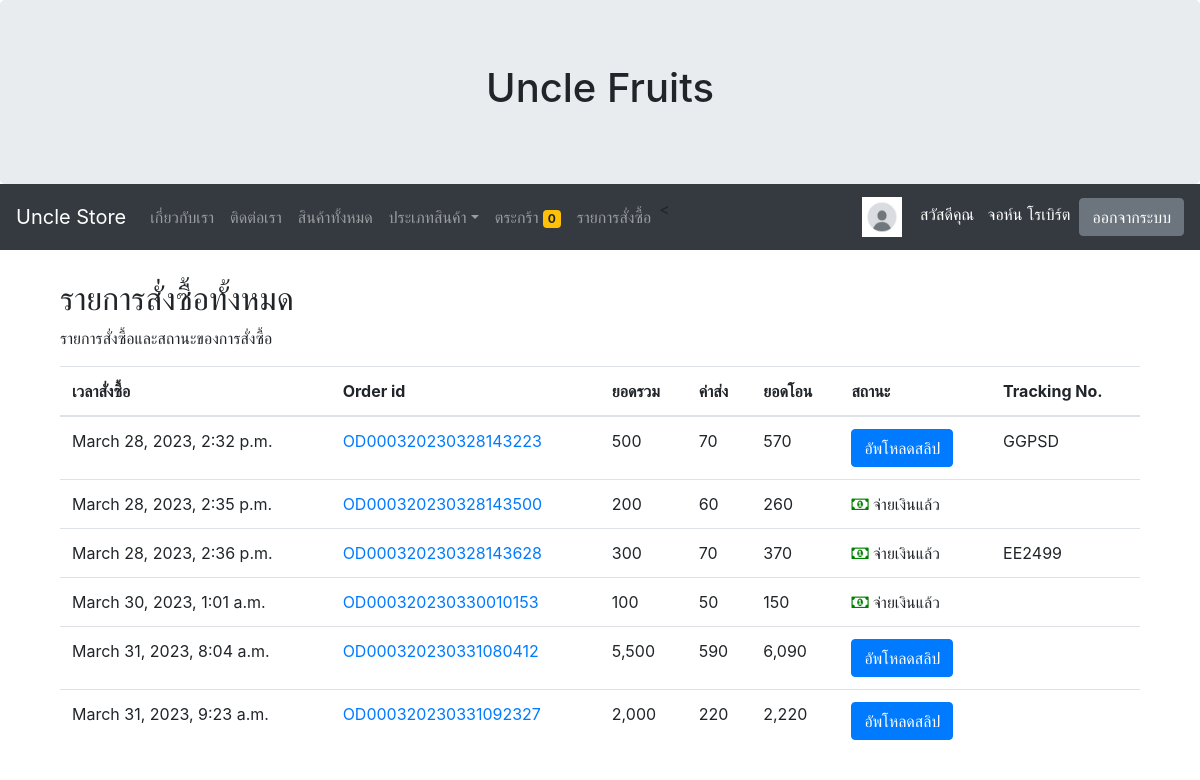
Before: /orderlist/ (signed in) with the older database file.
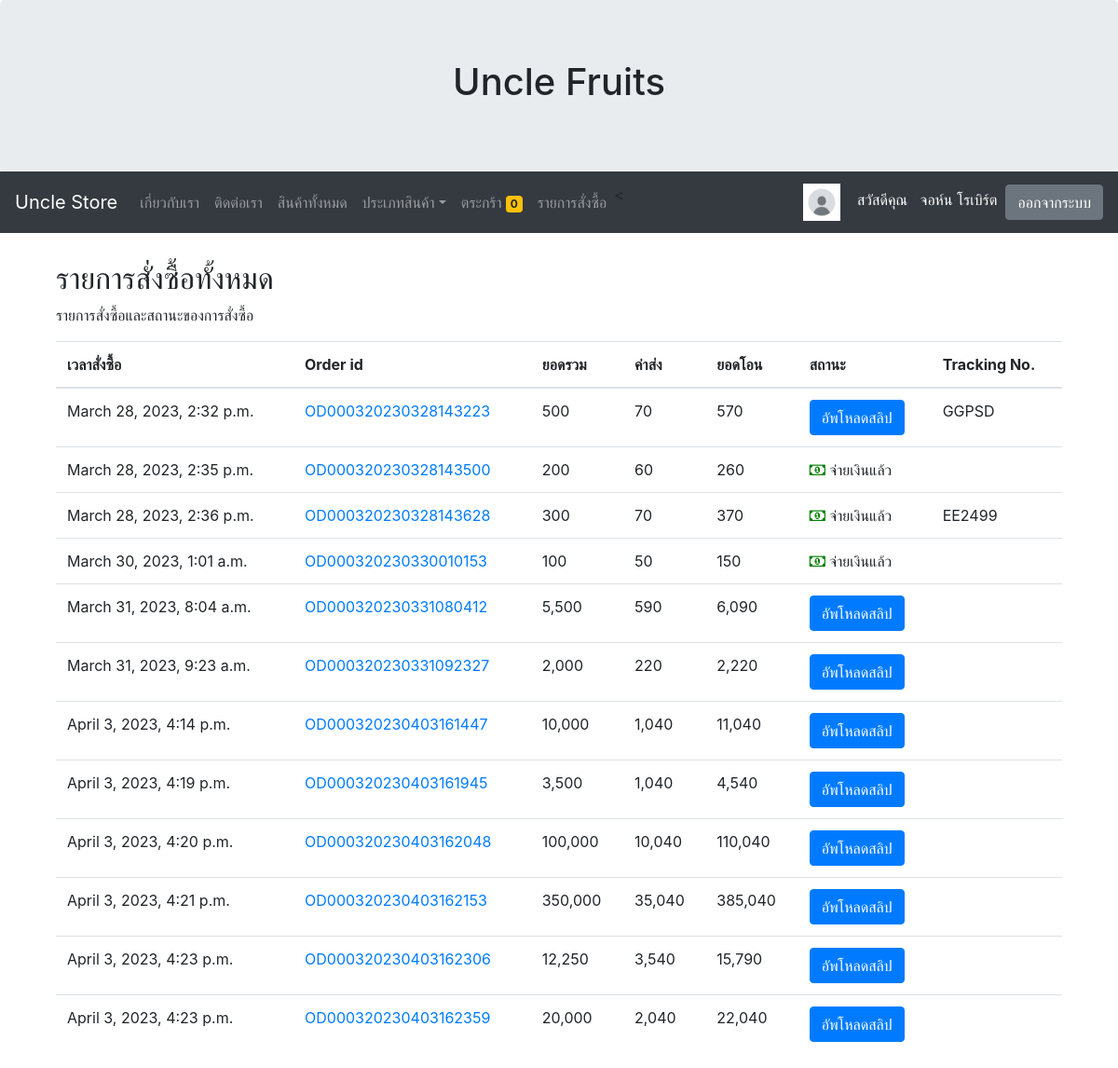
After: the same page with the newer database file.
### myapp/models.py (models this page shows, shortened)
class Profile(models.Model):
	user = models.OneToOneField(User,on_delete=models.CASCADE)
	photo = models.ImageField(upload_to="photoprofile",null=True,blank=True,default='defaultprofile.png')
	usertype = models.CharField(max_length=100,default='member')
	cartquan = models.IntegerField(default=0) # ใช้เก็บจำนวนสินค้าในตะกร้าว่ามีกี่ชิ้น

class OrderPending(models.Model):
	orderid = models.CharField(max_length=100)
	user = models.ForeignKey(User,on_delete=models.CASCADE) # User ไหนเป็นคนสั่ง
	name = models.CharField(max_length=100) # ชื่อที่อยู่ผู้รับ
	tel = models.CharField(max_length=100)  # เบอร์ผู้รับ
	address = models.TextField()
	shipping = models.CharField(max_length=100) # EMS
	payment = models.CharField(max_length=100)  # โอนเงิน พร้อมเพย์ , ธนาคารอะไร
	other = models.TextField(null=True,blank=True) # หมายเหตุของผู้รับ ต้องใส่ blank=True ด้วย
	stamp = models.DateTimeField(auto_now_add=True,blank=True,null=True) # ออร์เดอร์ stamp วันไหน
	paid = models.BooleanField(default=False) # เช็ตสถานะจ่ายเงินแล้วหรือยัง
	slip = models.ImageField(upload_to="slip",null=True,blank=True) # อัพโหลด slip แล้วหรือยัง
	sliptime = models.CharField(max_length=100,null=True,blank=True) # มาเพิ่มเป็นประเภท datetime  พร้อมกับ calendar html EP15
	paymentid = models.CharField(max_length=100,null=True,blank=True) #เก็บไว้ยังไม่ใช้
	trackingnumber = models.CharField(max_length=100,null=True,blank=True) # EP17 ส่งเลข พัสดุ

### myapp/views.py (the view)
# urls.py: path('orderlist/',OrderListPage,name='orderlist-page'),#EP15 OrderList
def OrderListPage(request):
	username = request.user.username
	user = User.objects.get(username=username)
	context =  {}
	order  = OrderPending.objects.filter(user=user)  # filter จะใช้กับหลายรายการ
	for od in order:
		orderid = od.orderid # ดึงรายการ order ออกมา ของ order ออกมา
		odlist = OrderList.objects.filter(orderid=orderid)
		total = sum([ c.total for c in odlist]) # ดึงแค่ total มา sum total = sum[500,300,200]
		od.total = total
		count = sum([ c.quantity for c in odlist])
		if od.shipping == 'ems':
			shipcost = sum([50 if i == 0 else 10 for i in range(count)])
		else:
			shipcost = sum([30 if i == 0 else 10 for i in range(count)])
		if od.payment == 'cod':
				shipcost += 20
		od.shipcost = shipcost
	context['allorder'] = order # ส่งข้อความแบบ dic  ['allorder'] คือ ชื่อ key
	return render(request, 'myapp/orderlist.html',context)

### myapp/template/myapp/orderlist.html
{% extends 'myapp/base.html' %}
{% load humanize %}
{% block content %}
<div class="container">
  <h2>รายการสั่งซื้อทั้งหมด</h2>
  <p>รายการสั่งซื้อและสถานะของการสั่งซื้อ</p>
  <table class="table">
    <thead>
      <tr>
        <th>เวลาสั่งซื้อ</th>
        <th>Order id</th>
        <th>ยอดรวม</th>
        <th>ค่าส่ง</th>
        <th>ยอดโอน</th>
        <th>สถานะ</th>
        <th>Tracking No.</th>
      </tr>
    </thead>
    <tbody>
      {% for od in allorder %}
      <tr>
        <td>{{od.stamp}}</td>
        <td> <a href="{% url 'myorder-page' od.orderid %}">{{od.orderid}}</a></td>
        <td>{{od.total|intcomma}}</td>
        <td>{{od.shipcost|intcomma}}</td>
        <td>{{od.total|add:od.shipcost|intcomma}}</td>
        <td>
        {% if od.paid %}
             <i class="fa fa-money" style="font-size:16px;color:green;"></i> จ่ายเงินแล้ว
        {% else %}
            <a href="{% url 'uploadslip-page' od.orderid %}" class="btn btn-primary">อัพโหลดสลิป</a>
        {% endif %}
        </td>
        <td>
          {% if od.trackingnumber != None %}
            {{od.trackingnumber}}
        {% endif %}
      </td>
      </tr>
      {% endfor %}
    </tbody>
  </table>
</div>
{% endblock content %}

### myapp/template/myapp/base.html (shortened to what this page needs)
<!DOCTYPE html>
<html lang="en">
  <head>
    <link
      rel="stylesheet"
      href="https://cdn.jsdelivr.net/npm/bootstrap@4.6.2/dist/css/bootstrap.min.css"
    />
    <link rel="stylesheet" href="https://cdnjs.cloudflare.com/ajax/libs/font-awesome/4.7.0/css/font-awesome.min.css">
  </head>
  <body>
    <div class="jumbotron text-center" style="margin-bottom: 0">
      <h1>Uncle Fruits</h1>
    </div>
    <nav class="navbar navbar-expand-sm bg-dark navbar-dark">
      <a class="navbar-brand" href="/">Uncle Store</a>
      <div class="collapse navbar-collapse" id="collapsibleNavbar">
        <ul class="navbar-nav mr-auto">
          <li class="nav-item">
            <a class="nav-link" href="{% url 'about-page' %}">เกี่ยวกับเรา</a>
          </li>
          <li class="nav-item">
            <a class="nav-link" href="{% url 'contact-page' %}">ติดต่อเรา</a>
          </li>
          <li class="nav-item">
            <a class="nav-link" href="{% url 'allproduct-page' %}"
              >สินค้าทั้งหมด</a
            >
          </li>
          <li class="nav-item dropdown">
            <a
              class="nav-link dropdown-toggle"
              href="http://example.com"
              id="dropdown01"
              data-toggle="dropdown"
              aria-haspopup="true"
              aria-expanded="false"
              >ประเภทสินค้า</a
            >
          </li>
          {% if user.is_authenticated and user.profile.usertype == 'member' %}
          <li class="nav-item">
          <a class="nav-link" href="{% url 'mycart-page' %}">ตระกร้า <span class="badge badge-warning">{{user.profile.cartquan}}</span></a>
          </li>
          <li class="nav-item">
            <a class="nav-link" href="{% url 'orderlist-page' %}">รายการสั่งซื้อ</a>
          </li>
          <
         {% endif %}
        </ul>
        {% if user.is_authenticated %}
          <img src="{{user.profile.photo.url}}" width="40" height="40" class="round-circle">&nbsp&nbsp&nbsp&nbsp
          <p style="color: white; margin-top: 10px;">สวัสดีคุณ&nbsp&nbsp {{user.first_name}} {{user.last_name}}&nbsp&nbsp</p>
          <a class="btn btn-secondary" href="/logout/">ออกจากระบบ</a>
        {% else %}
          <a class="btn btn-primary" href="{% url 'register-page' %}">สมัครสมาชิก</a
          >&nbsp&nbsp&nbsp
          <a class="btn btn-primary" href="/login/">เข้าสู่ระบบ</a>
        {% endif %}
      </div>
    </nav>
    <div class="container" style="margin-top: 30px">
      {% block content %} {% endblock content %}
    </div>
  </body>
</html>

Changed rows visible on the page:
added OrderPending: stamp "April 3, 2023, 4:14 p.m.", orderid "OD000320230403161447", total "10,000", shipcost "1,040", total|add "11,040", paid "อัพโหลดสลิป"
added OrderPending: stamp "April 3, 2023, 4:19 p.m.", orderid "OD000320230403161945", total "3,500", shipcost "1,040", total|add "4,540", paid "อัพโหลดสลิป"
added OrderPending: stamp "April 3, 2023, 4:20 p.m.", orderid "OD000320230403162048", total "100,000", shipcost "10,040", total|add "110,040", paid "อัพโหลดสลิป"
added OrderPending: stamp "April 3, 2023, 4:21 p.m.", orderid "OD000320230403162153", total "350,000", shipcost "35,040", total|add "385,040", paid "อัพโหลดสลิป"
added OrderPending: stamp "April 3, 2023, 4:23 p.m.", orderid "OD000320230403162306", total "12,250", shipcost "3,540", total|add "15,790", paid "อัพโหลดสลิป"
added OrderPending: stamp "April 3, 2023, 4:23 p.m.", orderid "OD000320230403162359", total "20,000", shipcost "2,040", total|add "22,040", paid "อัพโหลดสลิป"
